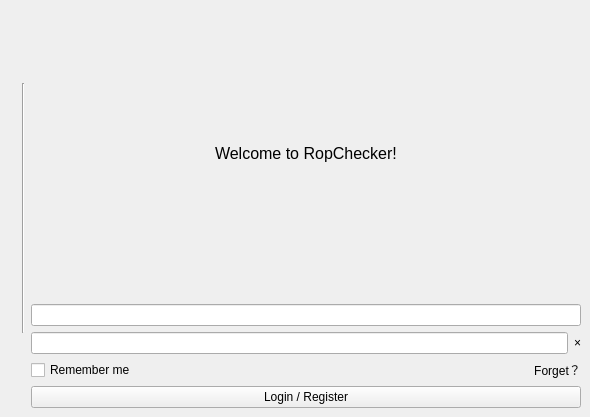
<?xml version="1.0" encoding="UTF-8"?>
<ui version="4.0">
 <class>MainWindow</class>
 <widget class="QMainWindow" name="MainWindow">
  <property name="geometry">
   <rect>
    <x>0</x>
    <y>0</y>
    <width>590</width>
    <height>417</height>
   </rect>
  </property>
  <property name="windowTitle">
   <string>RopChecker</string>
  </property>
  <property name="whatsThis">
   <string extracomment="密码输入的文本框"/>
  </property>
  <widget class="QWidget" name="centralwidget">
   <layout class="QHBoxLayout" name="horizontalLayout_4">
    <item>
     <widget class="QLabel" name="label_mainPicture">
      <property name="maximumSize">
       <size>
        <width>250</width>
        <height>250</height>
       </size>
      </property>
      <property name="text">
       <string/>
      </property>
      <property name="pixmap">
       <pixmap>picture/apple.png</pixmap>
      </property>
      <property name="scaledContents">
       <bool>true</bool>
      </property>
     </widget>
    </item>
    <item>
     <widget class="Line" name="line_Login">
      <property name="maximumSize">
       <size>
        <width>50</width>
        <height>250</height>
       </size>
      </property>
      <property name="orientation">
       <enum>Qt::Vertical</enum>
      </property>
     </widget>
    </item>
    <item>
     <layout class="QVBoxLayout" name="verticalLayout_2">
      <item>
       <layout class="QHBoxLayout" name="horizontalLayout_3">
        <item>
         <widget class="QLabel" name="label_welcomeMessage">
          <property name="sizePolicy">
           <sizepolicy hsizetype="Fixed" vsizetype="Preferred">
            <horstretch>0</horstretch>
            <verstretch>0</verstretch>
           </sizepolicy>
          </property>
          <property name="font">
           <font>
            <family>Arial</family>
            <pointsize>12</pointsize>
           </font>
          </property>
          <property name="styleSheet">
           <string notr="true">#label_welcomeMessage {
	margin_bottom:-30px
}</string>
          </property>
          <property name="text">
           <string>Welcome to RopChecker!</string>
          </property>
         </widget>
        </item>
       </layout>
      </item>
      <item>
       <widget class="QLineEdit" name="lineEdit_username">
        <property name="text">
         <string/>
        </property>
       </widget>
      </item>
      <item>
       <layout class="QHBoxLayout" name="horizontalLayout">
        <item>
         <widget class="QLineEdit" name="lineEdit_password">
          <property name="text">
           <string/>
          </property>
          <property name="echoMode">
           <enum>QLineEdit::Password</enum>
          </property>
         </widget>
        </item>
        <item>
         <widget class="QPushButton" name="pushButton_clearContent">
          <property name="styleSheet">
           <string notr="true">#pushButton_clearContent {
	border: none;
	background: transparent;
}</string>
          </property>
          <property name="text">
           <string>×</string>
          </property>
         </widget>
        </item>
       </layout>
      </item>
      <item>
       <layout class="QHBoxLayout" name="horizontalLayout_2">
        <item>
         <widget class="QCheckBox" name="checkBox">
          <property name="font">
           <font>
            <family>Arial</family>
           </font>
          </property>
          <property name="text">
           <string>Remember me</string>
          </property>
         </widget>
        </item>
        <item>
         <spacer name="horizontalSpacer">
          <property name="orientation">
           <enum>Qt::Horizontal</enum>
          </property>
          <property name="sizeHint" stdset="0">
           <size>
            <width>40</width>
            <height>20</height>
           </size>
          </property>
         </spacer>
        </item>
        <item>
         <widget class="QPushButton" name="pushButton_forgetPassword">
          <property name="sizePolicy">
           <sizepolicy hsizetype="Minimum" vsizetype="Fixed">
            <horstretch>0</horstretch>
            <verstretch>0</verstretch>
           </sizepolicy>
          </property>
          <property name="font">
           <font>
            <family>Arial</family>
            <pointsize>9</pointsize>
           </font>
          </property>
          <property name="layoutDirection">
           <enum>Qt::LeftToRight</enum>
          </property>
          <property name="styleSheet">
           <string notr="true">#pushButton_forgetPassword {
	border: none; 
	background: transparent;
}</string>
          </property>
          <property name="text">
           <string>Forget？</string>
          </property>
         </widget>
        </item>
       </layout>
      </item>
      <item>
       <layout class="QVBoxLayout" name="verticalLayout">
        <item>
         <widget class="QPushButton" name="pushButton_login">
          <property name="text">
           <string>Login / Register</string>
          </property>
         </widget>
        </item>
       </layout>
      </item>
     </layout>
    </item>
   </layout>
  </widget>
 </widget>
 <resources/>
 <connections/>
</ui>
